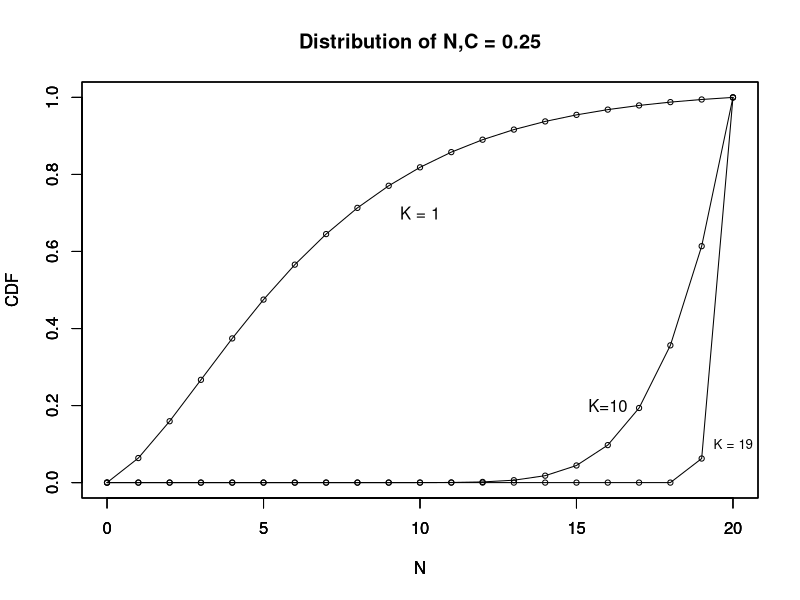
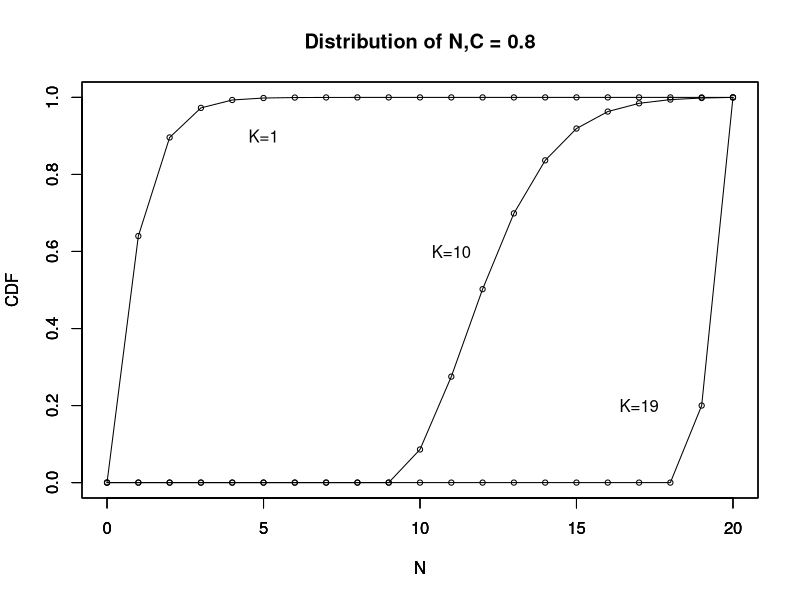

Source code (R) for these figures, in order:

p = function(N,K,C){
	if (C == 0.25){
		1/30 * choose(N,K) * (C)^K * (1-C)^(N-K)
	}
	else{
		1/60 * choose(N,K) * (C)^K * (1-C)^(N-K)

	}
		
} 

cdf = function(K,C){
	N = seq(0,20)
	pmf = p(N,K,C)/ sum(p(N,K,C))
	res = c()
	for (i in 0:20){
		res[length(res)+1] = sum(pmf[1:(i+1)])	
	
	}
	res
}

K1_0.25 = cdf(1,0.25)
K10_0.25 = cdf(10,0.25)
K19_0.25 = cdf(19,0.25)

K1_0.8 = cdf(1,0.8)
K10_0.8 = cdf(10,0.8)
K19_0.8 = cdf(19,0.8)

png(filename="/Users/cryan/Desktop/1002/as4/Q2_d_1.png",width = 600,height= 600)

plot(c(0:20),K1_0.25,type = 'o',pch = 1,cex= 0.7,ylab = 'CDF',xlab = 'N',main = 'Distribution of N,C = 0.25')
par(new = T)
plot(c(0:20),K10_0.25,type = 'o',pch = 1,cex= 0.7,ylab = 'CDF',xlab = 'N')
par(new = T)
plot(c(0:20),K19_0.25,type = 'o',pch = 1,cex= 0.7,ylab = 'CDF',xlab = 'N')
text(16,0.2,'K=10');text(10,0.7,"K = 1");text(20,0.1,"K = 19",cex = 0.8)
dev.off()

png(filename="/Users/cryan/Desktop/1002/as4/Q2_d_2.png",width = 600,height= 600)
plot(c(0:20),K1_0.8,type = 'o',pch = 1,cex= 0.7,ylab = 'CDF',xlab = 'N',main = 'Distribution of N,C = 0.8')
par(new = T)
plot(c(0:20),K10_0.8,type = 'o',pch = 1,cex= 0.7,ylab = 'CDF',xlab = 'N')
par(new = T)
plot(c(0:20),K19_0.8,type = 'o',pch = 1,cex= 0.7,ylab = 'CDF',xlab = 'N')
text(11,0.6,'K=10');text(5,0.9,'K=1');text(17,0.2,'K=19')
dev.off()





